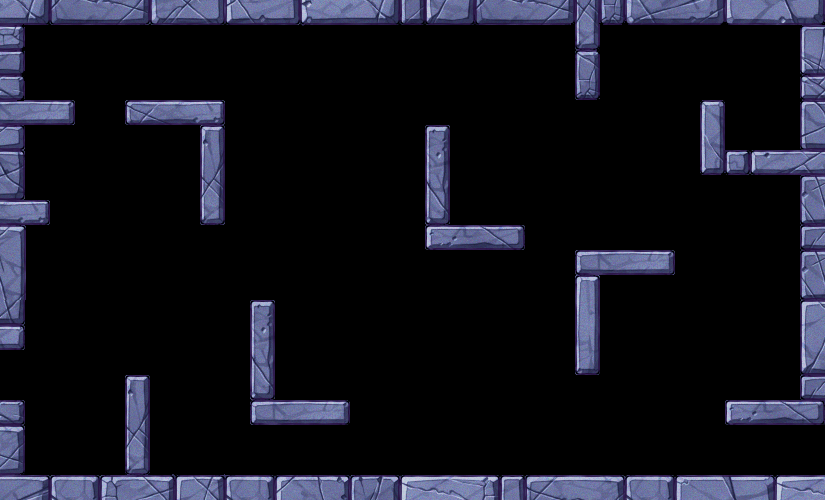

This game map was drawn from its Tiled (.tmx) file and the tilesets committed beside it. A one-line description and the full map source follow:
An orthogonal 33x20 tile map with 25x25 px tiles, 1 tile layer (Tile Layer 1) and 14 objects (7x Gem, PlayerStart, Door, EnemyR21, EnemyL33, ...).

<map version="1.10" tiledversion="1.10.2" orientation="orthogonal" renderorder="right-down" width="33" height="20" tilewidth="25" tileheight="25" infinite="0" nextlayerid="3" nextobjectid="15">
 <properties>
  <property name="Background" value="bg_castle" />
  <property name="Background Offset Y" type="int" value="0" />
  <property name="biome" value="castle" />
 </properties>
 <tileset firstgid="1" source="castle.tsx" />
 <layer id="1" name="Tile Layer 1" width="33" height="20">
  <data encoding="csv">
34,35,36,37,38,39,118,119,120,121,122,123,7,8,9,10,11,12,13,14,15,124,125,126,127,128,129,130,131,132,133,134,135,
73,74,75,76,77,78,157,158,159,160,161,162,46,47,48,49,50,51,52,53,54,163,164,165,166,167,168,169,170,171,172,173,174,
112,113,114,115,116,117,196,197,198,199,200,201,85,86,87,88,89,90,91,92,93,202,203,204,205,206,207,208,209,210,211,212,213,
1405,1406,1407,1408,1409,1410,1411,1412,1413,1414,0,0,0,0,0,1417,1418,1419,1420,1421,1422,1423,1424,1425,1426,1427,1428,1429,1430,1431,1432,1433,1434,
1444,1445,1446,1447,1448,1449,1450,1451,1452,1453,0,0,0,0,0,1456,1457,1458,1459,1460,1461,1462,1463,1464,1465,1466,1467,1468,1469,1470,1471,1472,1473,
1483,1484,1485,1486,1487,1488,1489,1490,1491,1492,0,0,0,0,0,1495,1496,1497,1498,1499,1500,1501,1502,1503,1504,1505,1506,1507,1508,1509,1510,1511,1512,
1651,1652,1653,0,0,0,1654,1655,1656,1657,1658,1659,0,0,0,1660,1661,1662,1663,0,0,0,0,0,0,0,0,1666,1667,1668,1669,1670,1671,
1690,1691,1692,0,0,0,1693,1694,1695,1696,1697,1698,0,0,0,1699,1700,1701,1702,0,0,0,0,0,0,0,0,1705,1706,1707,1708,1709,1710,
1729,1730,1731,0,0,0,1732,1733,1734,1735,1736,1737,0,0,0,1738,1739,1740,1741,0,0,0,0,0,0,0,0,1744,1745,1746,1747,1748,1749,
2341,2342,2343,0,0,0,1786,1787,1788,2347,0,0,0,0,0,2350,2351,2352,2353,2354,2355,2359,2360,2361,2362,2363,2364,2365,2366,2367,2368,2369,2370,
2380,2381,2382,0,0,0,0,0,0,0,0,0,0,0,0,2389,2390,2391,2392,2393,2394,2398,2399,2400,2401,2402,2403,2404,2405,2406,2407,2408,2409,
2419,2420,2421,0,0,0,0,0,0,0,0,0,0,0,0,0,0,0,0,0,0,2437,2438,2439,2440,2441,2442,2443,2444,2445,2446,2447,2448,
3172,3173,0,0,0,0,0,0,0,3166,3167,3168,0,0,0,0,0,0,0,0,0,3079,3080,3081,1663,0,0,0,0,0,3160,3161,3162,
3211,3212,0,0,0,0,0,0,0,3205,3206,3207,0,0,0,0,0,0,0,0,0,3118,3119,3120,1702,0,0,0,0,0,3199,3200,3201,
3250,3251,0,0,0,0,0,0,0,3244,3245,3246,0,0,0,0,0,0,0,0,0,3157,3158,3159,1741,0,0,0,0,0,3238,3239,3240,
3196,3197,0,3277,3278,3279,3280,3281,3282,3283,3284,3285,2248,2249,2250,0,0,0,0,0,0,1786,1787,1788,2347,0,0,3175,3176,3177,3286,3287,3288,
3235,3236,0,3316,3317,3318,3319,3320,3321,3322,3323,3324,2287,2288,2289,0,0,0,0,0,0,0,0,0,0,0,0,3214,3215,3216,3325,3326,3327,
3274,3275,0,3355,3356,3357,3358,3359,3360,3361,3362,3363,2326,2327,2328,0,0,0,0,0,0,0,0,0,0,0,0,3253,3254,3255,3364,3365,3366,
3649,3650,3651,3652,3653,3654,3655,3656,3657,3658,3659,3660,3661,3662,3663,3664,3665,3666,3745,3746,3747,3748,3749,3750,3751,3752,3753,3754,3755,3756,3757,3758,3759,
3688,3689,3690,3691,3692,3693,3694,3695,3696,3697,3698,3699,3700,3701,3702,3703,3704,3705,3784,3785,3786,3787,3788,3789,3790,3791,3792,3793,3794,3795,3796,3797,3798
</data>
 </layer>
 <objectgroup id="2" name="Object Layer 1">
  <object id="1" name="PlayerStart" x="10" y="400">
   <point />
  </object>
  <object id="2" name="Door" x="775" y="425">
   <point />
  </object>
  <object id="3" name="Gem" x="48.6667" y="90.6667">
   <point />
  </object>
  <object id="4" name="Gem" x="174" y="99.3333">
   <point />
  </object>
  <object id="5" name="Gem" x="485.333" y="220.667">
   <point />
  </object>
  <object id="7" name="Gem" x="626.667" y="248">
   <point />
  </object>
  <object id="8" name="Gem" x="758.667" y="148">
   <point />
  </object>
  <object id="9" name="Gem" x="766" y="394.667">
   <point />
  </object>
  <object id="6" name="Gem" x="310.667" y="397.333">
   <point />
  </object>
  <object id="10" name="EnemyR21" x="143.563" y="96.8827">
   <point />
  </object>
  <object id="11" name="EnemyL33" x="696.675" y="470.322">
   <point />
  </object>
  <object id="12" name="EnemyL22" x="641.187" y="236.922">
   <point />
  </object>
  <object id="13" name="EnemyR03" x="254.537" y="170.866">
   <point />
  </object>
  <object id="14" name="EnemyR20" x="588.342" y="246.61">
   <point />
  </object>
 </objectgroup>
</map>
